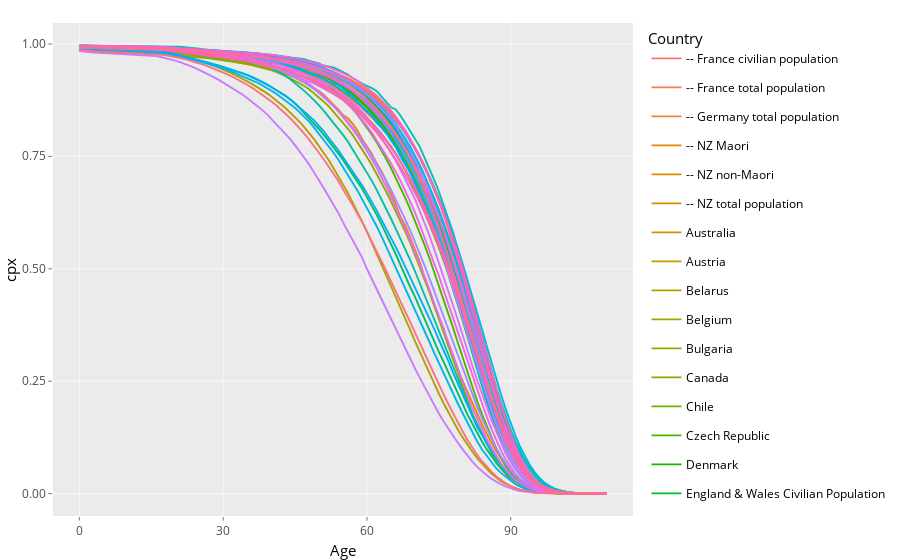

Write notebook code for a chart like this one.
### Markdown cell above
### Survival probabilities over ages

Estimate survival probabilities of a male born in 2002 over ages

### Code cell
t=data %>%group_by(Country)%>% mutate(cpx=cumprod(px))%>% ggplot(aes(x=Age, y=cpx,col=Country,group=1))+geom_line()
ggplotly(t)
